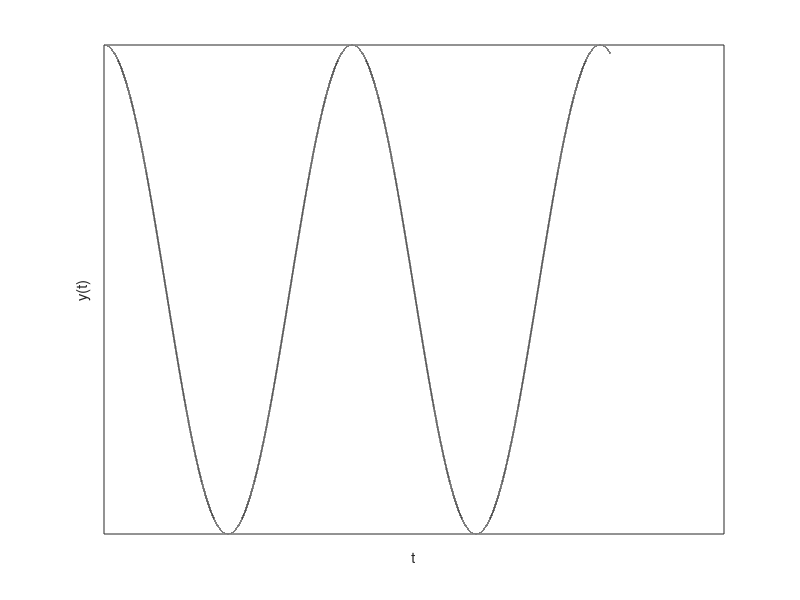

Write the MATLAB code that produced this figure. (Note: this script raises an error after producing the figure.)

%Code von Timotheus Lass für und mit Darius Peters
t=0:0.0001:6.5*pi; %Zeitvektor t
f1=5; %Frequenz 1
f2=5.2; %Frquenz 2
%Signal und Plot schwarze Kurve
y1=cos(2*pi*((f1-f2)/2)*t);
p1=plot(t,y1,'Color',[0 0 0],'LineWidth',1.2);
hold on
%Achsenbeschriftung und -bearbeitung
xlabel('t');
ylabel('y(t)');
ax=gca;
xticks(-1000);
yticks(-1000);
ax.XAxisLocation='origin';
%annotation('arrow',[0.1, 0.9],[0.515, 0.515]);
xlim([0 6.5*pi]);
ylim([-2 2]);
%Signal und Plot rote Kurve
y2=-cos(2*pi*((f1-f2)/2)*t);
p2=plot(t,y2,'r','LineWidth',1.2);
%Signal und Plot blaue Kurve
y3=cos(2*pi*((f1-f2)/2)*t).*sin(2*pi*((f1+f2)/6)*t);
p3=plot(t,y3,'b');
legend('Hüllkurve','Hüllkurve','Ton');
exportgraphics(gcf, 'schwebung_neu.png', 'ContentType', 'image', 'Resolution', 600);
hold off;
